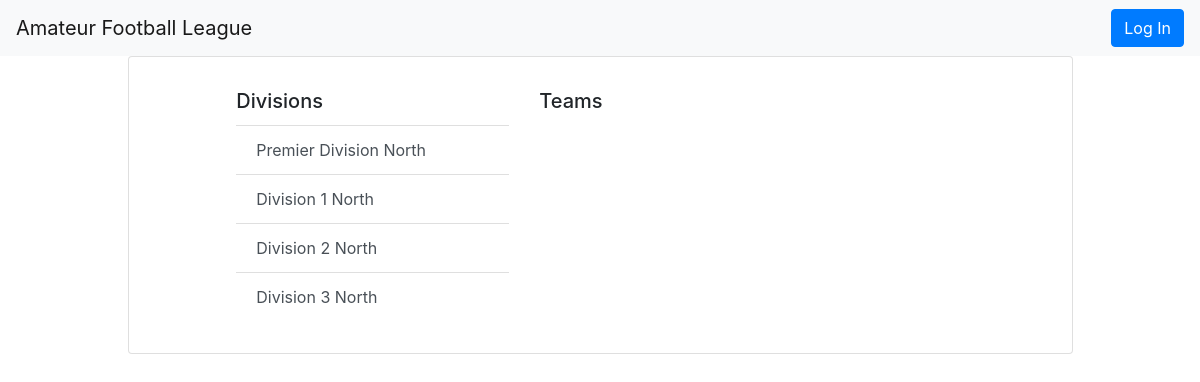
Screenshot of /divisions with the database file from the repository.
### db_setup.py (models this page shows, shortened)
class Division(Base):
    __tablename__ = 'division'
    id = Column(Integer, primary_key = True)
    name = Column(String(80), nullable = False)
    rank = Column(Integer, nullable = False)

### application.py (the view)
@app.route('/')
@app.route('/divisions')
def showDivisions():
    try:
        session = newSession() # creates a new session
        divisions = session.query(Division).order_by(Division.rank).all()
        return render_template('divisions.html', divisions = divisions)
    finally:
        session.close() # closes new session to avoid error about objects created in a thread can only be used in that same thread

### application.py (called while the page is built)
def newSession():
    DBSession = sessionmaker(bind=engine)
    session = DBSession()
    return session

### templates/divisions.html (shortened to what this page needs)
<!DOCTYPE html>
<html lang="en" dir="ltr">
<head>
  {% block head %}
  <link rel="stylesheet" href="https://stackpath.bootstrapcdn.com/bootstrap/4.3.1/css/bootstrap.min.css">
  <link rel='stylesheet' type = 'text/css' href="{{url_for('static', filename='style.css')}}">
  {% endblock %}
</head>
<body>
  <nav class="navbar navbar-expand-lg navbar-light bg-light">
    <a class="navbar-brand" href={{url_for('showDivisions')}}>Amateur Football League</a>
    {% block login %}
    <ul class="nav navbar-nav navbar-right">
      {% if 'user_id' not in session %}
      <li><a href={{url_for('showLogin')}} class="btn btn-primary">Log In</a></li>
      {% else %}
      <li><a href={{url_for('disconnect')}} class="btn btn-primary">Log Out</a></li>
      {% endif %}
    </ul>
    {% endblock %}
  </nav>
  <div class='container-fluid'>
  <div class = 'col-10 offset-1'>
    <div class='card'>
  {% block main %}
        <div class='card-body'>
          <div class="row">
            <div class="col-4 offset-1">
              <h5 class='card-title'>Divisions</h5>
              <div class="list-group list-group-flush">
                {% for d in divisions %}
                <a href={{url_for('showTeams', division_name = d.name)}} class="list-group-item list-group-item-action">{{d.name}}</a>
                {% endfor %}
              </div>
            </div>
            <div class="col-4">
              <h5 class='card-title'>Teams</h5>
            </div>
          </div>
        </div>
  {% endblock %}
</div>
</div>
</div>
</body>
</html>

### static/style.css (style rules this page uses)
.card { margin-top: 4em; }
.card-body { padding-top: 2em; padding-bottom: 2em; padding-left: 2em; padding-right: 2em; }

### rows the page displays
Division: name "Premier Division North"
Division: name "Division 1 North"
Division: name "Division 2 North"
Division: name "Division 3 North"
